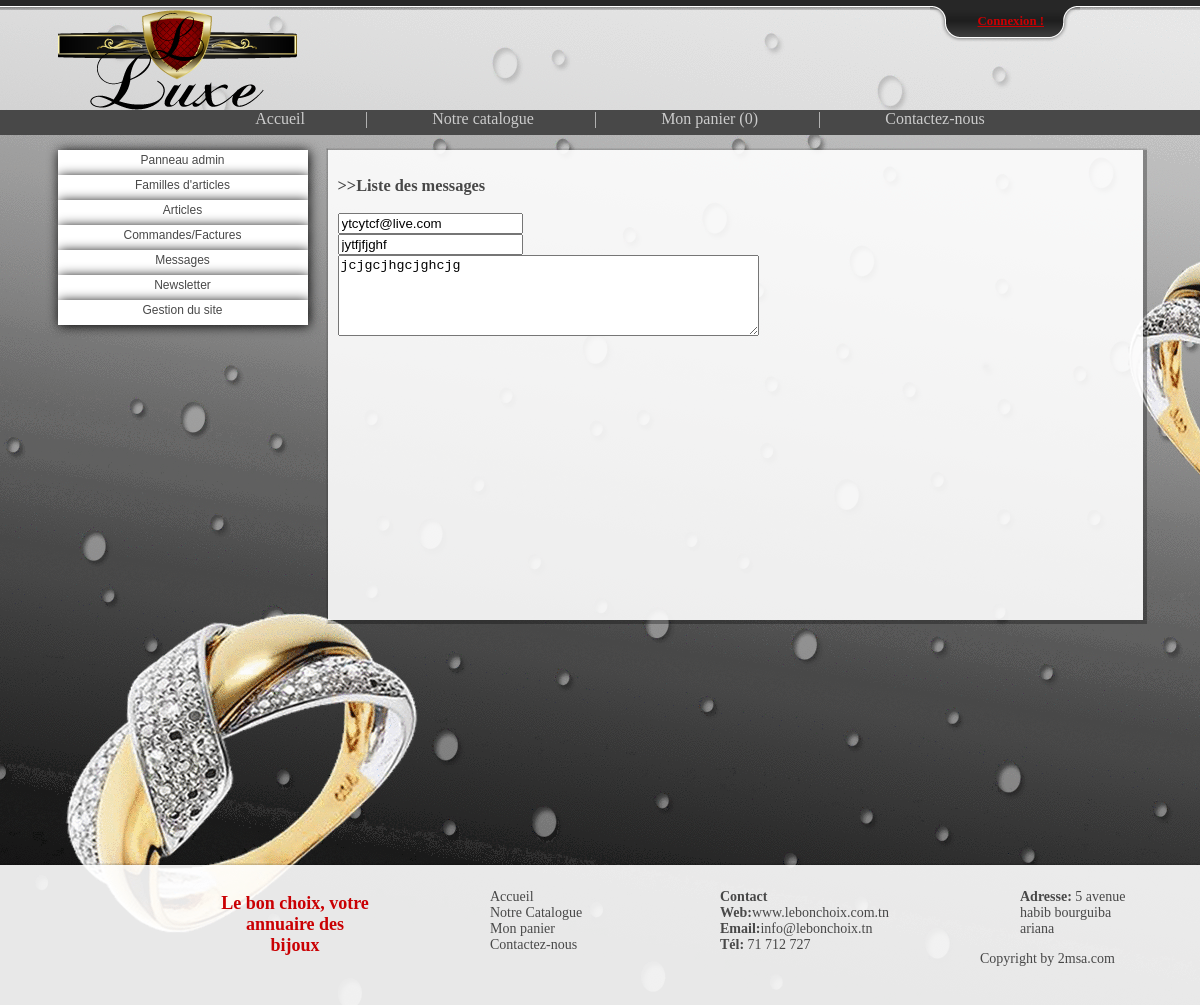
The page /root/g_contactez-nous/affich.php on the database as committed earlier.
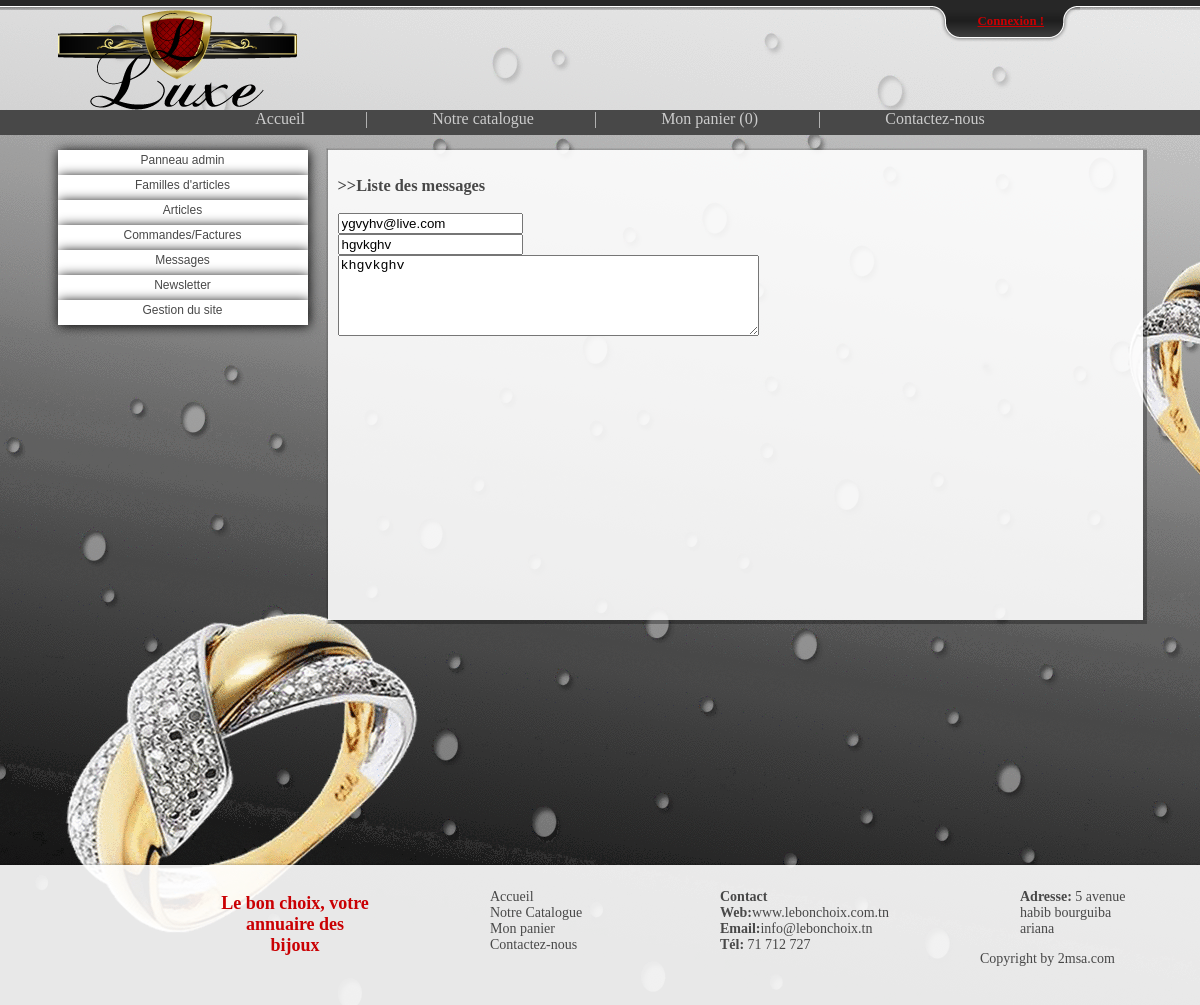
The same page on the database as committed later.
### tables this page shows
CREATE TABLE IF NOT EXISTS `contacteznous` (
  `id_cn` int(11) NOT NULL AUTO_INCREMENT,
  `email_cn` varchar(30) NOT NULL,
  `sujet_cn` varchar(150) NOT NULL,
  `message_cn` varchar(5000) NOT NULL,
  `date_cn` varchar(20) NOT NULL,
  `lu_cn` tinyint(1) NOT NULL,
  `repondu_cn` tinyint(1) NOT NULL,
  PRIMARY KEY (`id_cn`)
);

### root/g_contactez-nous/affich.php (the view, shortened to what this page needs)
<!DOCTYPE html PUBLIC "-//W3C//DTD XHTML 1.0 Transitional//EN" "http://www.w3.org/TR/xhtml1/DTD/xhtml1-transitional.dtd">
<html xmlns="http://www.w3.org/1999/xhtml">
<head>
<link href="../../style/style.css" rel="stylesheet" type="text/css" />
</head>
<body>
<?php include('../../function/top_bar.php'); ?>
    <div id="head">
        <div id="head_container">
            <div id="head_logo">
                <img src="../../style/img/logo.png" alt="Le Bon Choix !"/>
            </div>
        </div>
    </div>
    <?php include('../../function/nav.php');?>
    <div id="contenant">
        <div id="side_bar">
        <?php include('../menuadmin.php'); ?>
        </div>
        <div id="container">
            <div id="container_under_admin" class="g_box">
                <h3>>>Liste des messages</h3>
                <table width="700px">
                <?php
				$sql = mysql_query("SELECT * FROM contacteznous;", $connection);
				if($sql)
				{
					while($r = mysql_fetch_object($sql))
					{
						echo'
							<input type="tex" readonly="readonly" value="'.$r->email_cn.'" /><br>
							<input type="tex" readonly="readonly" value="'.$r->sujet_cn.'" /><br>
							<textarea rows="5" cols="50">'.$r->message_cn.'</textarea><br><br><br>
							';
					}
				}
				?>
				</table>
			</div>
        </div>
    </div>
    <div id="footer">
        <?php include('../../function/footer.php');?>
    </div>
</body>
</html>

Rows that differ between the two databases and show on the page:
changed contacteznous: email_cn "ytcytcf@live.com" → "ygvyhv@live.com"; sujet_cn "jytfjfjghf" → "hgvkghv"; message_cn "jcjgcjhgcjghcjg" → "khgvkghv"
